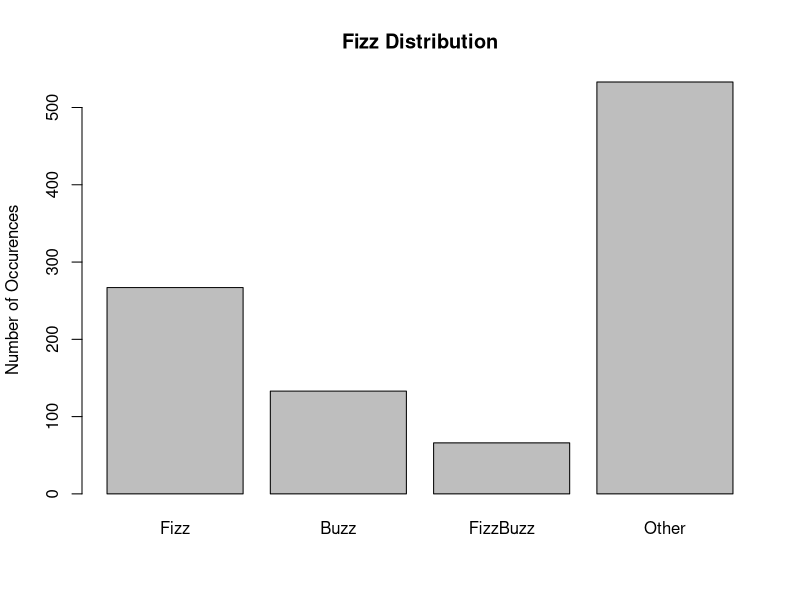

Write R code to recreate this figure.

# https://projecteuler.net/problem=1

# If we list all the natural numbers below 10 that are multiples of 3 or 5, we get 3, 5, 6 and 9. The sum of these multiples is 23.

# Find the sum of all the multiples of 3 or 5 below 1000.

# Rscript prob-1.R

# @solution 233168

# initialize am empty vector
nums <- vector( mode='numeric', length=0 )

for ( i in 1:999 ) {
	if ( i %% 3 == 0 || i %% 5 == 0 ) {
		nums <- c(nums, i)
	}
}

# solution for the actual problem
print( Reduce('+', nums) )


# for funsies, create a bar chart of fizz buzz
# there's definitely a better way to do this im sure
fizz <- vector( mode='numeric', length=0 )
buzz <- vector( mode='numeric', length=0 )
fizzbuzz <- vector( mode='numeric', length=0 )
notFizz <- vector( mode='numeric', length=0 )

for ( i in 1:999 ) {
	if ( i %% 3 == 0 && i %% 5 == 0 ) {
		fizzbuzz <- c(fizzbuzz, i)
	}
	else if ( i %% 3 == 0 ) {
		fizz <- c(fizz, i)
	}
	else if ( i %% 5 == 0 ) {
		buzz <- c(buzz, i)
	}
	else {
		notFizz <- c(notFizz, i)
	}
}

fizzChart <- c( length(fizz), length(buzz), length(fizzbuzz), length(notFizz) )
names( fizzChart ) <- c( 'Fizz', 'Buzz', 'FizzBuzz', 'Other' )

# creates the barchart and puts it at ./fizzbuzz.gif
png( 'fizzbuzz.png',
	width     = 1200,
	height    = 1200,
	units     = "px",
	res       = 72
)

barplot( fizzChart, main='Fizz Distribution',
	ylab='Number of Occurences' )
dev.off()
